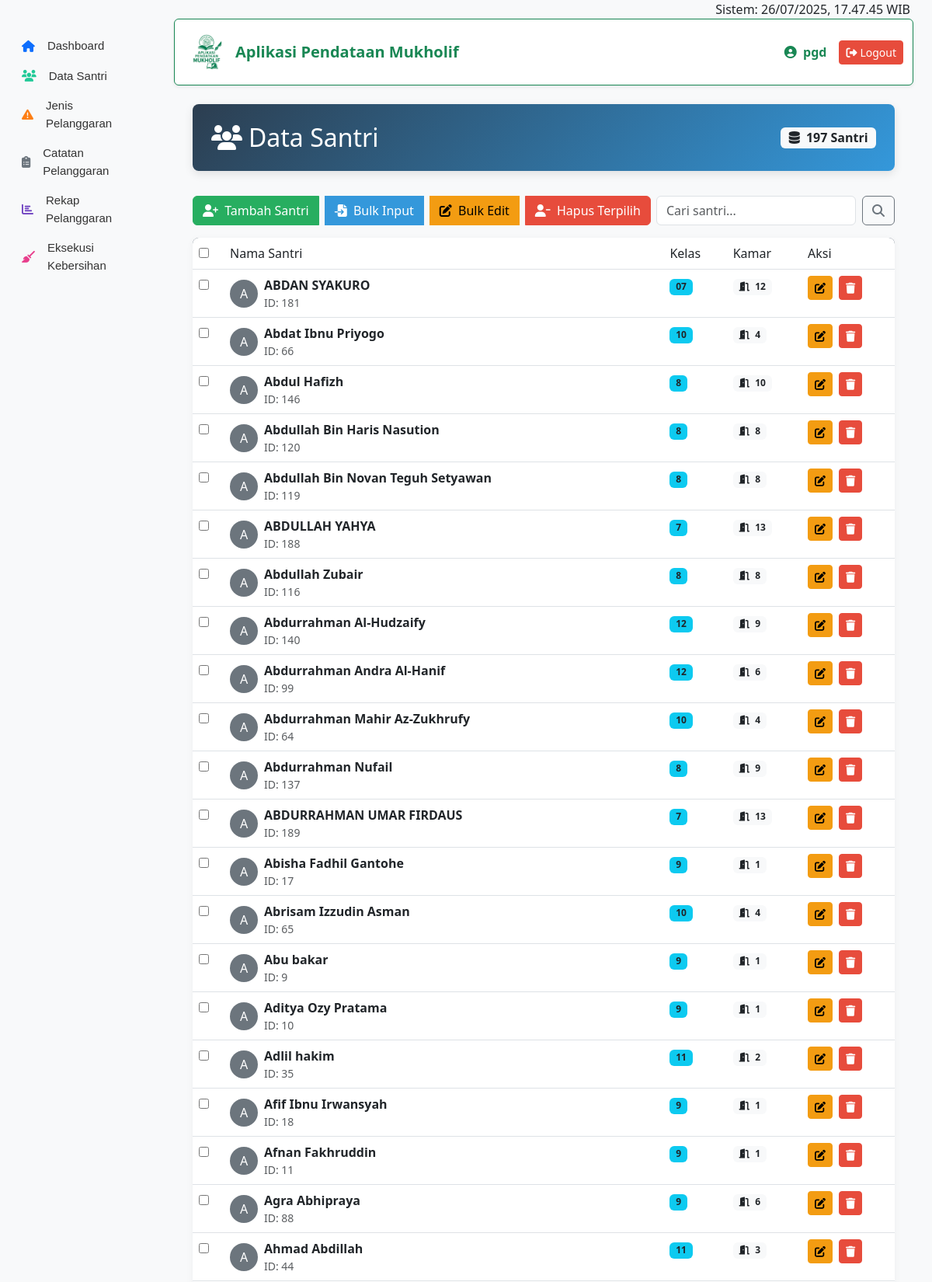
/santri/index.php (signed in, upper part), run on the app's committed database.
### tables this page shows
CREATE TABLE `santri` (
  `id` int NOT NULL,
  `nama` varchar(100) DEFAULT NULL,
  `kelas` varchar(50) DEFAULT NULL,
  `kamar` varchar(50) DEFAULT NULL
);

### santri/index.php (the view, shortened to what this page needs)
<?php
include '../db.php';
require_once __DIR__ . '/../header.php';
?>
<!DOCTYPE html>
<html lang="en">
<head>
    <link href="https://cdn.jsdelivr.net/npm/bootstrap@5.3.0/dist/css/bootstrap.min.css" rel="stylesheet">
    <link rel="stylesheet" href="https://cdnjs.cloudflare.com/ajax/libs/font-awesome/6.4.0/css/all.min.css">
</head>
<body>
<div class="container mt-4 mb-5">
    <div class="header">
        <div class="d-flex justify-content-between align-items-center">
            <h2 class="mb-0"><i class="fas fa-users me-2"></i>Data Santri</h2>
            <div>
                <span class="badge bg-light text-dark fs-6">
                    <i class="fas fa-database me-1"></i>
                    <?php
                    $search = isset($_GET['search']) ? $_GET['search'] : '';
                    $count_query = "SELECT COUNT(*) as total FROM santri";
                    $count = mysqli_query($conn, $count_query);
                    $total = mysqli_fetch_assoc($count)['total'];
                    echo $total . " Santri";
                    ?>
                </span>
            </div>
        </div>
    </div>
    <div class="d-flex justify-content-between mb-3">
        <div class="btn-group">
            <a href="create.php" class="btn btn-success me-2">
                <i class="fas fa-user-plus me-1"></i> Tambah Santri
            </a>
            <a href="bulk-create.php" class="btn btn-primary me-2">
                <i class="fas fa-file-import me-1"></i> Bulk Input
            </a>
            <a href="bulk-edit.php" class="btn btn-warning me-2">
                <i class="fas fa-pen-to-square me-1"></i> Bulk Edit
            </a>
            <button type="button" class="btn btn-danger" onclick="confirmBulkDelete()">
                <i class="fas fa-user-minus me-1"></i> Hapus Terpilih
            </button>
        </div>
        <div>
            <form class="d-flex" method="GET" action="">
                <input class="form-control me-2" type="search" name="search" placeholder="Cari santri..."
                       aria-label="Search" value="<?= htmlspecialchars($search) ?>">
                <button class="btn btn-outline-secondary" type="submit"><i class="fas fa-search"></i></button>
            </form>
        </div>
    </div>
    <div class="table-container">
        <form id="form-bulk-delete" method="post" action="bulk-delete.php">
            <table class="table table-hover mb-0">
                <thead>
                    <tr>
                        <th class="checkbox-cell"><input type="checkbox" id="select-all"></th>
                        <th>Nama Santri</th>
                        <th>Kelas</th>
                        <th>Kamar</th>
                        <th class="action-cell">Aksi</th>
                    </tr>
                </thead>
                <tbody>
                    <?php
                    $query = "SELECT * FROM santri";
                    $query .= " ORDER BY nama ASC";
                    $result = mysqli_query($conn, $query);
                    if (mysqli_num_rows($result) > 0) {
                        while ($row = mysqli_fetch_assoc($result)) {
                    ?>
                    <tr>
                        <td><input type="checkbox" name="ids[]" value="<?= $row['id'] ?>"></td>
                        <td>
                            <div class="d-flex align-items-center">
                                <div class="avatar me-2">
                                    <div class="rounded-circle bg-secondary text-white d-flex align-items-center justify-content-center"
                                         style="width: 36px; height: 36px; background-color: #<?= substr(md5($row['id']), 0, 6) ?>">
                                        <?= strtoupper(substr($row['nama'], 0, 1)) ?>
                                    </div>
                                </div>
                                <div>
                                    <strong><?= htmlspecialchars($row['nama']) ?></strong>
                                    <div class="text-muted small">ID: <?= $row['id'] ?></div>
                                </div>
                            </div>
                        </td>
                        <td>
                            <span class="badge bg-info text-dark">
                                <?= htmlspecialchars($row['kelas']) ?>
                            </span>
                        </td>
                        <td>
                            <span class="badge bg-light text-dark">
                                <i class="fas fa-door-open me-1"></i>
                                <?= htmlspecialchars($row['kamar']) ?>
                            </span>
                        </td>
                        <td>
                            <div class="d-flex">
                                <a href="edit.php?id=<?= $row['id'] ?>" class="btn btn-sm btn-warning me-2 btn-action" title="Edit">
                                    <i class="fas fa-edit"></i>
                                </a>
                                <a href="delete.php?id=<?= $row['id'] ?>" onclick="return confirmDelete()" class="btn btn-sm btn-danger btn-action" title="Hapus">
                                    <i class="fas fa-trash"></i>
                                </a>
                            </div>
                        </td>
                    </tr>
                    <?php
                        }
                    } else {
                        echo '<tr><td colspan="5" class="text-center py-4">Tidak ada data santri ditemukan</td></tr>';
                    }
                    ?>
                </tbody>
            </table>
        </form>
    </div>
</div>
</body>
</html>
<?php require_once __DIR__ . '/../footer.php'; ?>

### santri/index.php (style rules this page uses)
:root { --primary-color: #3498db; --secondary-color: #2c3e50; --accent-color: #e74c3c; }
body { background-color: #f8f9fa; font-family: 'Segoe UI', Tahoma, Geneva, Verdana, sans-serif; }
.container { max-width: 1200px; }
.header { background: linear-gradient(135deg, var(--secondary-color), var(--primary-color)); color: white; padding: 1.5rem; border-radius: 8px; margin-bottom: 2rem; box-shadow: 0 4px 12px rgba(0, 0, 0, 0.1); }
.table-container { background-color: white; border-radius: 8px; box-shadow: 0 2px 10px rgba(0, 0, 0, 0.05); overflow: hidden; }
.table thead { background-color: var(--secondary-color); color: white; }
.table th { font-weight: 500; }
.btn-action { padding: 0.25rem 0.5rem; font-size: 0.875rem; }
.checkbox-cell { width: 40px; }
.action-cell { width: 120px; }
.btn-primary { background-color: var(--primary-color); border-color: var(--primary-color); }
.btn-danger { background-color: var(--accent-color); border-color: var(--accent-color); }
.btn-success { background-color: #27ae60; border-color: #27ae60; }
.btn-warning { background-color: #f39c12; border-color: #f39c12; }

### data on the page
santri: nama "A", nama "ABDAN SYAKURO", id "181", kelas "07", kamar "12"
santri: nama "A", nama "Abdat Ibnu Priyogo", id "66", kelas "10", kamar "4"
santri: nama "A", nama "Abdul Hafizh", id "146", kelas "8", kamar "10"
santri: nama "A", nama "Abdullah Bin Haris Nasution", id "120", kelas "8", kamar "8"
santri: nama "A", nama "Abdullah Bin Novan Teguh Setyawan", id "119", kelas "8", kamar "8"
santri: nama "A", nama "ABDULLAH YAHYA", id "188", kelas "7", kamar "13"
santri: nama "A", nama "Abdullah Zubair", id "116", kelas "8", kamar "8"
santri: nama "A", nama "Abdurrahman Al-Hudzaify", id "140", kelas "12", kamar "9"
santri: nama "A", nama "Abdurrahman Andra Al-Hanif", id "99", kelas "12", kamar "6"
santri: nama "A", nama "Abdurrahman Mahir Az-Zukhrufy", id "64", kelas "10", kamar "4"
santri: nama "A", nama "Abdurrahman Nufail", id "137", kelas "8", kamar "9"
santri: nama "A", nama "ABDURRAHMAN UMAR FIRDAUS", id "189", kelas "7", kamar "13"
santri: nama "A", nama "Abisha Fadhil Gantohe", id "17", kelas "9", kamar "1"
santri: nama "A", nama "Abrisam Izzudin Asman", id "65", kelas "10", kamar "4"
santri: nama "A", nama "Abu bakar", id "9", kelas "9", kamar "1"
santri: nama "A", nama "Aditya Ozy Pratama", id "10", kelas "9", kamar "1"
santri: nama "A", nama "Adlil hakim", id "35", kelas "11", kamar "2"
santri: nama "A", nama "Afif Ibnu Irwansyah", id "18", kelas "9", kamar "1"
santri: nama "A", nama "Afnan Fakhruddin", id "11", kelas "9", kamar "1"
santri: nama "A", nama "Agra Abhipraya", id "88", kelas "9", kamar "6"
santri: nama "A", nama "Ahmad Abdillah", id "44", kelas "11", kamar "3"

### other printed values
$_SESSION['username'] "pgd"
$total "197"
